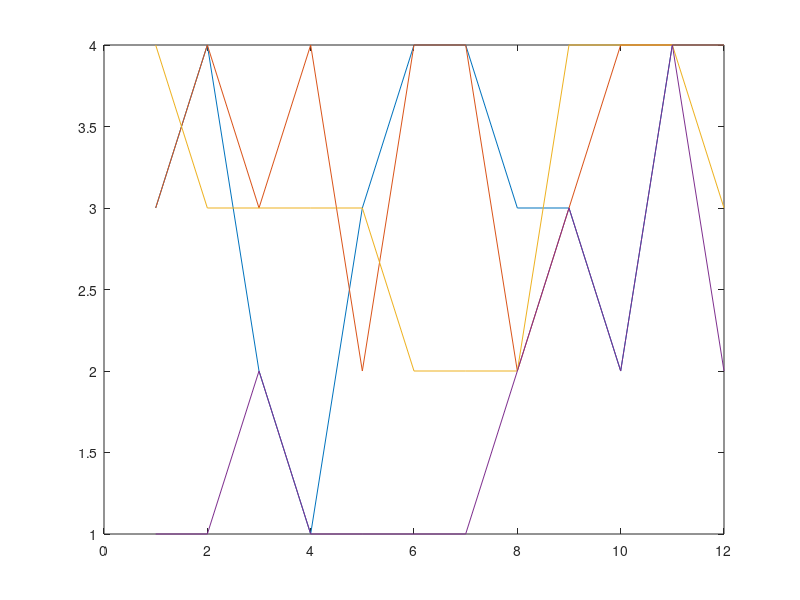

Reproduce this figure in MATLAB. (Note: this script raises an error after producing the figure.)
%from EEG results
%1 row: EEG preferred rate from vector length
%2 row: EEG preferred rate from amplitude
%3 BEH to FM preferred rate
%4 tACS best Freq
%5 computational model
Group_prefRate = [3 4 2 1 3 4 4 3 3 2 4 4;
                  3 4 3 4 2 4 4 2 3 4 4 4;
                  4 3 3 3 3 2 2 2 4 4 4 3;
                  1 1 2 1 1 1 1 2 3 2 4 2]';

figure, plot (Group_prefRate)

[rho1,p1]=corr(Group_prefRate(:,1),Group_prefRate(:,2),'type','Spearman')
[rho2,p2]=corr(Group_prefRate(:,1),Group_prefRate(:,3),'type','Spearman')
[rho3,p3]=corr(Group_prefRate(:,1),Group_prefRate(:,4),'type','Spearman')

[rho4,p4]=corr(Group_prefRate(:,2),Group_prefRate(:,3),'type','Spearman')
[rho5,p5]=corr(Group_prefRate(:,2),Group_prefRate(:,4),'type','Spearman')
[rho6,p6]=corr(Group_prefRate(:,3),Group_prefRate(:,4),'type','Spearman')